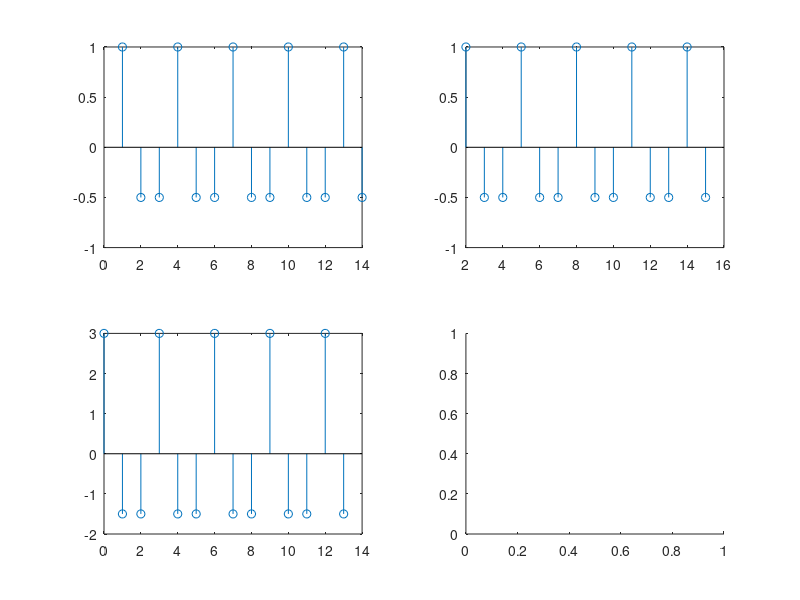

This chart was generated by the following MATLAB code: (Note: this script raises an error after producing the figure.)
n1=0:1:13;
x1=cos(2*(pi/3)*n1);
stem(n1,x1)
subplot(2,2,1)
 
n2=1:1:14;
x2=cos(2*(pi/3)*(n2-1));
stem(n2,x2)
subplot(2,2,2)
 
 
n3=2:1:15;
x3=cos(2*(pi/3)*(n3-2));
stem(n3,x3)
subplot(2,2,3)
 
 
n4=2:1:13;
y=cos(2*(pi/3)*n1)+cos(2*(pi/3)*(n2-1))+cos(2*(pi/3)*(n3-2));
stem(n1,y)
subplot(2,2,4)

n = 0:50;
y = cos(2*pi/3*n).*(heaviside(n)-heaviside(n-14));
h = [0 1 2 3];
y_conv = conv(y, h);
y_conv = y_conv(1:length(y));
stem(n, y_conv);
xlabel('n');
ylabel('y_{conv}(n)');